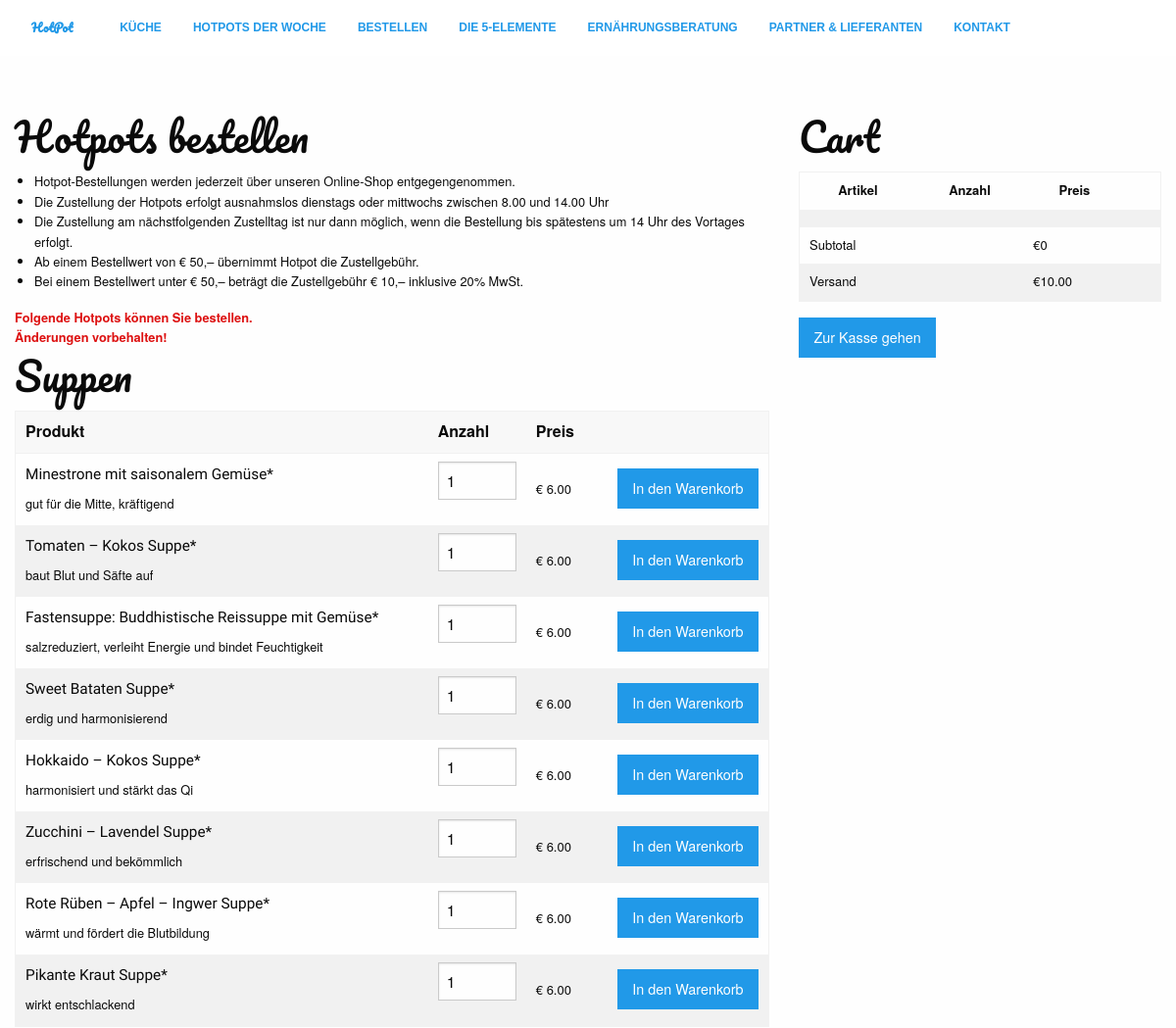
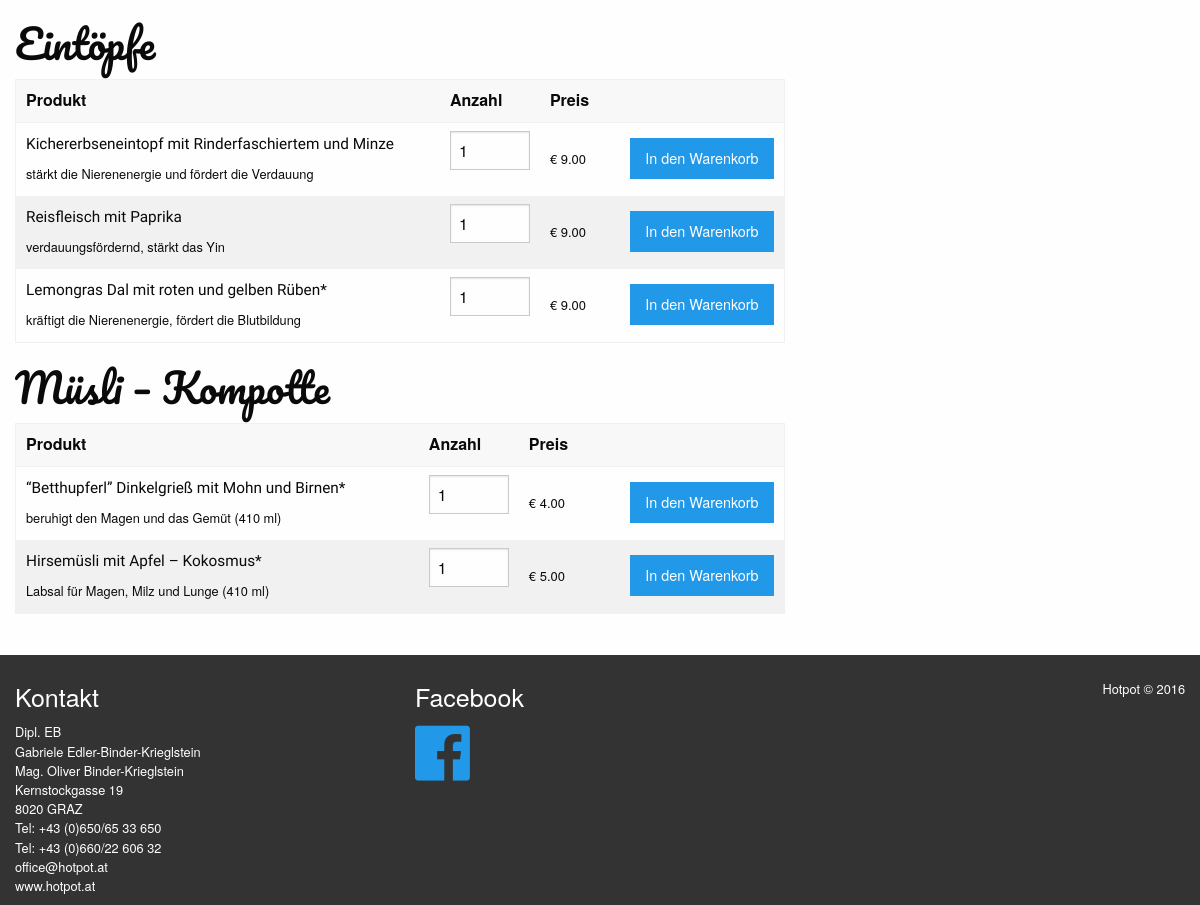
/buy/, run on the app's committed database (2 pictures, top to bottom).
### hotpot/models.py (models this page shows, shortened)
@python_2_unicode_compatible
class Category(models.Model):
    name = models.CharField(max_length=255)
    def __str__(self):
        return self.name

@python_2_unicode_compatible
class MenuItem(models.Model):
    name = models.CharField(max_length=255)
    description = models.CharField(max_length=2047)
    category = models.ForeignKey('Category')
    unit_price = models.DecimalField(decimal_places=2, max_digits=6)
    def retailer_price(self, retailer):
        try:
            r = Retailer.objects.get(password=retailer)
            try:
                r_price = self.menuitemretailerprice_set.get(retailer=r)
                return r_price.price
            except:
                return "undefined"
        except:
            return self.unit_price

### cart/models.py (models this page shows, shortened)
class Cart(models.Model):
    creation_date = models.DateTimeField(verbose_name=_('creation date'))
    checked_out = models.BooleanField(default=False, verbose_name=_('checked out'))
    class Meta:
        verbose_name = _('cart')
        verbose_name_plural = _('carts')
        ordering = ('-creation_date',)

### hotpot/views.py (the view)
# urls.py: url(r'^buy/$', views.buy, name='buy'),
@never_cache
def buy(request):
    context = dict(cart=Cart(request))
    context['menu'] = Menu.get_current_menu_items()
    context['categories'] = Category.objects.all()
    return render(request, 'hotpot/buy.html', context)

### hotpot/forms.py (shortened to what this page needs)
class RetailerLogin(ModelForm):
    class Meta:
        model = Retailer
        fields = ['password']

### newsletter/forms.py
class NewsletterForm(ModelForm):
    class Meta:
        model = NewsletterSubscriber
        fields = ['email']
        widgets = {
            'email': TextInput(attrs={'placeholder': 'Enter Email Address'}),
        }

### cart/cart.py (called while the page is built)
    def __iter__(self):
        for item in self.cart.item_set.all():
            yield item

    def new(self, request):
        cart = models.Cart(creation_date=datetime.datetime.now())
        cart.save()
        request.session[CART_ID] = cart.id
        return cart

    def summary(self):
        result = 0
        for item in self.cart.item_set.all():
            result += item.total_price
        return result

### hotpot/context_processors.py (called while the page is built)
def retailer_login_helper(request):
    context = {}
    if request.method == 'POST':
            if 'logout' in request.POST and request.POST['logout'] == "1":
                request.session.flush()
                request.session['logged'] = False
                request.session['user'] = ""
                context['login_form'] = RetailerLogin()
                login_form = RetailerLogin()
            else:
                login_form = RetailerLogin(request.POST)
                if login_form.is_valid():
                    request.session.flush()
                    request.session['logged'] = True
                    request.session['user'] = Retailer.objects.get(password=login_form.data['password']).__str__()
    else:
        login_form = RetailerLogin()
    context['login_form'] = login_form
    return context

def shipping_helper(request):
    if not hasattr(request, 'session'):
        raise ImproperlyConfigured("django.contrib.sessions.middleware.SessionMiddleware"
                                   " must be before UserMiddleware in MIDDLEWARE_CLASSES")
    if 'user' not in request.session.keys():
        request.session['user'] = ""
    try:
        if float(Cart(request).summary()) < Shipping.objects.get().treshold:
            request.session['shipping_cost'] = str(Shipping.objects.get().price)
        else:
            request.session['shipping_cost'] = None
    except ObjectDoesNotExist:
        pass
    return {}

### hotpot/models.py (called while the page is built)
    @staticmethod
    def get_current_menu():
        now = datetime.datetime.now()
        try:
            menu = Menu.objects.get(time_from__lte=now, time_to__gte=now)
            return menu
        except ObjectDoesNotExist:
            return None

### hotpot/templates/hotpot/buy.html (shortened to what this page needs)
{% extends 'hotpot/base.html' %}
{% block body %}
<div class="row padding-block-1">
    <div class="columns small-12 medium-8">
        <h2>Hotpots bestellen</h2>
        <div class="text-s">
            <ul>
                <li>Hotpot-Bestellungen werden jederzeit über unseren Online-Shop entgegengenommen.</li>
                <li>Die Zustellung der Hotpots erfolgt ausnahmslos dienstags oder mittwochs zwischen 8.00 und 14.00 Uhr</li>
                <li>Die Zustellung  am nächstfolgenden Zustelltag ist nur dann möglich, wenn die Bestellung bis spätestens um 14 Uhr des Vortages erfolgt.</li>
                <li>Ab einem Bestellwert von € 50,– übernimmt Hotpot die Zustellgebühr.</li>
                <li>Bei einem Bestellwert unter € 50,– beträgt die Zustellgebühr € 10,– inklusive 20% MwSt.</li>
            </ul>
            <p class="red-note">Folgende Hotpots können Sie bestellen.</p>
            <p class="red-note">Änderungen vorbehalten!</p>
        </div>
        {% for c in categories %}
            <h2>{{ c }}</h2>
        <table class="buy-table">
          <thead>
            <tr>
                <th>Produkt</th>
                <th width="100">Anzahl</th>
                <th>Preis</th>
                <th></th>
            </tr>
          </thead>
          <tbody>
            {% for item in menu %}
                {% if item.category == c %}
                    <tr>
                        <td>
                            <div><h4>{{ item.name }}</h4></div>
                            <div>{{ item.description }}</div>
                        </td>
                        <td>
                            {% if item|retailer_price:request.session.user != "undefined" %}
                                <input size="2" value="1" type="number">
                            {% endif %}
                        </td>
                        <td class="buy-table-price">€ {{ item|retailer_price:request.session.user }}</td>
                        <td>
                            {% if item|retailer_price:request.session.user != "undefined" %}
                                <button class="add button float-right" style="margin: 0px;"  data-menu-item="{{ item.pk }}">In den Warenkorb</button>
                            {% else %}
                                <span>Contact the kitchen to request the price!</span>
                            {% endif %}
                        </td>
                    </tr>
                {% endif %}
            {% endfor %}
          </tbody>
        </table>
        {% endfor %}
    </div>
    <div class="columns small-12 medium-4">
        <h2>Cart</h2>
        <table id="cart-table">
            <tr>
                <th>Artikel</th>
                <th>Anzahl</th>
                <th>Preis</th>
                <th></th>
            </tr>
                <tr>
                    <td></td>
                    <td></td>
                    <td></td>
                    <td></td>
                </tr>
                <tr>
                    <td>Subtotal</td>
                    <td></td>
                    <td>€{{ cart.summary }}</td>
                    <td></td>
                </tr>
            {% if request.session.shipping_cost %}
                <tr>
                    <td>Versand</td>
                    <td></td>
                    <td>€{{ request.session.shipping_cost }}</td>
                    <td></td>
                </tr>
            {% endif %}
        </table>
        <a href="/checkout/"><button class="button">Zur Kasse gehen</button></a>
    </div>
</div>
{% endblock %}

### resources/css/app.css (style rules this page uses)
.menu-text, h1, h2 { font-family: 'Pacifico', cursive; }
.padding-block-1 { padding: 3.4em 0em 1.6em; }
.text-s { font-size: 0.8em; }
a { -webkit-transition: all 0.5s ease; }
.red-note { color: #d11; font-weight: bold; margin: 0em; }
.buy-table div { font-size: 0.8em; }
.buy-table h4 { font-family: 'Oswald', sans-serif; font-size: 1.2em; }
#cart-table, .buy-table-price, #checkout-table { font-size: small; }

### data on the page
Category: name "Suppen"
MenuItem: name "Minestrone mit saisonalem Gemüse*", description "gut für die Mitte, kräftigend", unit_price "6.00"
MenuItem: name "Tomaten – Kokos Suppe*", description "baut Blut und Säfte auf", unit_price "6.00"
MenuItem: name "Fastensuppe: Buddhistische Reissuppe mit Gemüse*", description "salzreduziert, verleiht Energie und bindet Feuchtigkeit", unit_price "6.00"
MenuItem: name "Sweet Bataten Suppe*", description "erdig und harmonisierend", unit_price "6.00"
MenuItem: name "Hokkaido – Kokos Suppe*", description "harmonisiert und stärkt das Qi", unit_price "6.00"
MenuItem: name "Zucchini – Lavendel Suppe*", description "erfrischend und bekömmlich", unit_price "6.00"
MenuItem: name "Rote Rüben – Apfel – Ingwer Suppe*", description "wärmt und fördert die Blutbildung", unit_price "6.00"
MenuItem: name "Pikante Kraut Suppe*", description "wirkt entschlackend", unit_price "6.00"
Category: name "Eintöpfe"
MenuItem: name "Kichererbseneintopf mit Rinderfaschiertem und Minze", description "stärkt die Nierenenergie und fördert die Verdauung", unit_price "9.00"
MenuItem: name "Reisfleisch mit Paprika", description "verdauungsfördernd, stärkt das Yin", unit_price "9.00"
MenuItem: name "Lemongras Dal mit roten und gelben Rüben*", description "kräftigt die Nierenenergie, fördert die Blutbildung", unit_price "9.00"
Category: name "Müsli – Kompotte"
MenuItem: name "“Betthupferl” Dinkelgrieß mit Mohn und Birnen*", description "beruhigt den Magen und das Gemüt (410 ml)", unit_price "4.00"
MenuItem: name "Hirsemüsli mit Apfel – Kokosmus*", description "Labsal für Magen, Milz und Lunge (410 ml)", unit_price "5.00"

### other printed values
{{ request.session.shipping_cost }} "10.00"
